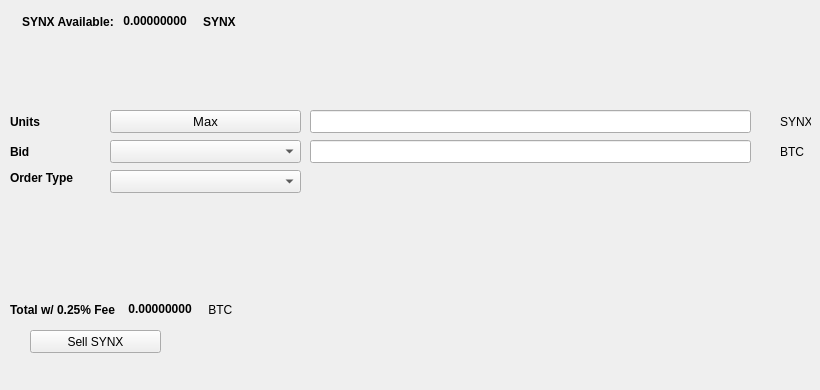
   <widget class="QWidget" name="SellTab">
    <attribute name="title">
     <string>Sell</string>
    </attribute>
    <widget class="QLabel" name="label_16">
     <property name="geometry">
      <rect>
       <x>780</x>
       <y>140</y>
       <width>31</width>
       <height>23</height>
      </rect>
     </property>
     <property name="text">
      <string>BTC</string>
     </property>
    </widget>
    <widget class="QComboBox" name="SellBidcomboBox">
     <property name="geometry">
      <rect>
       <x>110</x>
       <y>140</y>
       <width>191</width>
       <height>23</height>
      </rect>
     </property>
     <property name="font">
      <font>
       <pointsize>10</pointsize>
      </font>
     </property>
    </widget>
    <widget class="QLabel" name="label_18">
     <property name="geometry">
      <rect>
       <x>10</x>
       <y>110</y>
       <width>46</width>
       <height>23</height>
      </rect>
     </property>
     <property name="font">
      <font>
       <weight>75</weight>
       <bold>true</bold>
      </font>
     </property>
     <property name="text">
      <string>Units</string>
     </property>
    </widget>
    <widget class="QPushButton" name="Sell_Max_Amount">
     <property name="geometry">
      <rect>
       <x>110</x>
       <y>110</y>
       <width>191</width>
       <height>23</height>
      </rect>
     </property>
     <property name="font">
      <font>
       <pointsize>10</pointsize>
      </font>
     </property>
     <property name="text">
      <string>Max</string>
     </property>
    </widget>
    <widget class="QLabel" name="label_20">
     <property name="geometry">
      <rect>
       <x>10</x>
       <y>170</y>
       <width>91</width>
       <height>16</height>
      </rect>
     </property>
     <property name="font">
      <font>
       <weight>75</weight>
       <bold>true</bold>
      </font>
     </property>
     <property name="text">
      <string>Order Type</string>
     </property>
    </widget>
    <widget class="QComboBox" name="SellOrdertypeCombo">
     <property name="geometry">
      <rect>
       <x>110</x>
       <y>170</y>
       <width>191</width>
       <height>23</height>
      </rect>
     </property>
     <property name="font">
      <font>
       <pointsize>10</pointsize>
      </font>
     </property>
    </widget>
    <widget class="QLabel" name="label_21">
     <property name="geometry">
      <rect>
       <x>10</x>
       <y>140</y>
       <width>46</width>
       <height>23</height>
      </rect>
     </property>
     <property name="font">
      <font>
       <weight>75</weight>
       <bold>true</bold>
      </font>
     </property>
     <property name="text">
      <string>Bid</string>
     </property>
    </widget>
    <widget class="QLabel" name="label_22">
     <property name="geometry">
      <rect>
       <x>780</x>
       <y>110</y>
       <width>31</width>
       <height>23</height>
      </rect>
     </property>
     <property name="text">
      <string>SYNX</string>
     </property>
    </widget>
    <widget class="QLineEdit" name="UnitsInputSYNX">
     <property name="geometry">
      <rect>
       <x>310</x>
       <y>110</y>
       <width>441</width>
       <height>23</height>
      </rect>
     </property>
     <property name="font">
      <font>
       <pointsize>9</pointsize>
       <weight>75</weight>
       <bold>true</bold>
      </font>
     </property>
    </widget>
    <widget class="QLineEdit" name="SellBidPriceEdit">
     <property name="geometry">
      <rect>
       <x>310</x>
       <y>140</y>
       <width>441</width>
       <height>23</height>
      </rect>
     </property>
     <property name="font">
      <font>
       <pointsize>9</pointsize>
       <weight>75</weight>
       <bold>true</bold>
      </font>
     </property>
    </widget>
    <widget class="QPushButton" name="SellSYNXBTN">
     <property name="geometry">
      <rect>
       <x>30</x>
       <y>330</y>
       <width>131</width>
       <height>23</height>
      </rect>
     </property>
     <property name="text">
      <string>Sell SYNX</string>
     </property>
     <property name="icon">
      <iconset resource="../walle">
       <normaloff>:/icons/bitcoin</normaloff>:/icons/bitcoin</iconset>
     </property>
    </widget>
    <widget class="QWidget" name="layoutWidget3">
     <property name="geometry">
      <rect>
       <x>22</x>
       <y>12</y>
       <width>258</width>
       <height>19</height>
      </rect>
     </property>
     <layout class="QHBoxLayout" name="horizontalLayout">
      <item>
       <widget class="QLabel" name="label232_2">
        <property name="font">
         <font>
          <weight>75</weight>
          <bold>true</bold>
         </font>
        </property>
        <property name="text">
         <string>SYNX Available:</string>
        </property>
       </widget>
      </item>
      <item>
       <widget class="QLabel" name="SYNXAvailableLabel">
        <property name="palette">
         <palette>
          <active>
           <colorrole role="WindowText">
            <brush brushstyle="SolidPattern">
             <color alpha="255">
              <red>0</red>
              <green>0</green>
              <blue>0</blue>
             </color>
            </brush>
           </colorrole>
           <colorrole role="Button">
            <brush brushstyle="SolidPattern">
             <color alpha="255">
              <red>0</red>
              <green>170</green>
              <blue>0</blue>
             </color>
            </brush>
           </colorrole>
           <colorrole role="Light">
            <brush brushstyle="SolidPattern">
             <color alpha="255">
              <red>0</red>
              <green>255</green>
              <blue>0</blue>
             </color>
            </brush>
           </colorrole>
           <colorrole role="Midlight">
            <brush brushstyle="SolidPattern">
             <color alpha="255">
              <red>0</red>
              <green>212</green>
              <blue>0</blue>
             </color>
            </brush>
           </colorrole>
           <colorrole role="Dark">
            <brush brushstyle="SolidPattern">
             <color alpha="255">
              <red>0</red>
              <green>85</green>
              <blue>0</blue>
             </color>
            </brush>
           </colorrole>
           <colorrole role="Mid">
            <brush brushstyle="SolidPattern">
             <color alpha="255">
              <red>0</red>
              <green>113</green>
              <blue>0</blue>
             </color>
            </brush>
           </colorrole>
           <colorrole role="Text">
            <brush brushstyle="SolidPattern">
             <color alpha="255">
              <red>0</red>
              <green>170</green>
              <blue>0</blue>
             </color>
            </brush>
           </colorrole>
           <colorrole role="BrightText">
            <brush brushstyle="SolidPattern">
             <color alpha="255">
              <red>255</red>
              <green>255</green>
              <blue>255</blue>
             </color>
            </brush>
           </colorrole>
           <colorrole role="ButtonText">
            <brush brushstyle="SolidPattern">
             <color alpha="255">
              <red>0</red>
              <green>0</green>
              <blue>0</blue>
             </color>
            </brush>
           </colorrole>
           <colorrole role="Base">
            <brush brushstyle="SolidPattern">
             <color alpha="255">
              <red>255</red>
              <green>255</green>
              <blue>255</blue>
             </color>
            </brush>
           </colorrole>
           <colorrole role="Window">
            <brush brushstyle="SolidPattern">
             <color alpha="255">
              <red>0</red>
              <green>170</green>
              <blue>0</blue>
             </color>
            </brush>
           </colorrole>
           <colorrole role="Shadow">
            <brush brushstyle="SolidPattern">
             <color alpha="255">
              <red>0</red>
              <green>0</green>
              <blue>0</blue>
             </color>
            </brush>
           </colorrole>
           <colorrole role="AlternateBase">
            <brush brushstyle="SolidPattern">
             <color alpha="255">
              <red>127</red>
              <green>212</green>
              <blue>127</blue>
             </color>
            </brush>
           </colorrole>
           <colorrole role="ToolTipBase">
            <brush brushstyle="SolidPattern">
             <color alpha="255">
              <red>255</red>
              <green>255</green>
              <blue>220</blue>
             </color>
            </brush>
           </colorrole>
           <colorrole role="ToolTipText">
            <brush brushstyle="SolidPattern">
             <color alpha="255">
              <red>0</red>
              <green>0</green>
              <blue>0</blue>
             </color>
            </brush>
           </colorrole>
          </active>
          <inactive>
           <colorrole role="WindowText">
            <brush brushstyle="SolidPattern">
             <color alpha="255">
              <red>0</red>
              <green>0</green>
              <blue>0</blue>
             </color>
            </brush>
           </colorrole>
           <colorrole role="Button">
            <brush brushstyle="SolidPattern">
             <color alpha="255">
              <red>0</red>
              <green>170</green>
              <blue>0</blue>
             </color>
            </brush>
           </colorrole>
           <colorrole role="Light">
            <brush brushstyle="SolidPattern">
             <color alpha="255">
              <red>0</red>
              <green>255</green>
              <blue>0</blue>
             </color>
            </brush>
           </colorrole>
           <colorrole role="Midlight">
            <brush brushstyle="SolidPattern">
             <color alpha="255">
              <red>0</red>
              <green>212</green>
              <blue>0</blue>
             </color>
            </brush>
           </colorrole>
           <colorrole role="Dark">
            <brush brushstyle="SolidPattern">
             <color alpha="255">
              <red>0</red>
              <green>85</green>
              <blue>0</blue>
             </color>
            </brush>
           </colorrole>
           <colorrole role="Mid">
            <brush brushstyle="SolidPattern">
             <color alpha="255">
              <red>0</red>
              <green>113</green>
              <blue>0</blue>
             </color>
            </brush>
           </colorrole>
           <colorrole role="Text">
            <brush brushstyle="SolidPattern">
             <color alpha="255">
              <red>0</red>
              <green>170</green>
              <blue>0</blue>
             </color>
            </brush>
           </colorrole>
           <colorrole role="BrightText">
            <brush brushstyle="SolidPattern">
             <color alpha="255">
              <red>255</red>
              <green>255</green>
              <blue>255</blue>
             </color>
            </brush>
           </colorrole>
           <colorrole role="ButtonText">
            <brush brushstyle="SolidPattern">
             <color alpha="255">
              <red>0</red>
              <green>0</green>
              <blue>0</blue>
             </color>
            </brush>
           </colorrole>
           <colorrole role="Base">
            <brush brushstyle="SolidPattern">
             <color alpha="255">
              <red>255</red>
              <green>255</green>
              <blue>255</blue>
             </color>
            </brush>
           </colorrole>
           <colorrole role="Window">
            <brush brushstyle="SolidPattern">
             <color alpha="255">
              <red>0</red>
              <green>170</green>
              <blue>0</blue>
             </color>
            </brush>
           </colorrole>
           <colorrole role="Shadow">
            <brush brushstyle="SolidPattern">
             <color alpha="255">
              <red>0</red>
              <green>0</green>
              <blue>0</blue>
             </color>
            </brush>
           </colorrole>
           <colorrole role="AlternateBase">
            <brush brushstyle="SolidPattern">
             <color alpha="255">
              <red>127</red>
              <green>212</green>
              <blue>127</blue>
             </color>
            </brush>
           </colorrole>
           <colorrole role="ToolTipBase">
            <brush brushstyle="SolidPattern">
             <color alpha="255">
              <red>255</red>
              <green>255</green>
              <blue>220</blue>
             </color>
            </brush>
           </colorrole>
           <colorrole role="ToolTipText">
            <brush brushstyle="SolidPattern">
             <color alpha="255">
              <red>0</red>
              <green>0</green>
              <blue>0</blue>
             </color>
            </brush>
           </colorrole>
          </inactive>
          <disabled>
           <colorrole role="WindowText">
            <brush brushstyle="SolidPattern">
             <color alpha="255">
              <red>0</red>
              <green>85</green>
              <blue>0</blue>
             </color>
            </brush>
           </colorrole>
           <colorrole role="Button">
            <brush brushstyle="SolidPattern">
             <color alpha="255">
              <red>0</red>
              <green>170</green>
              <blue>0</blue>
             </color>
            </brush>
           </colorrole>
           <colorrole role="Light">
            <brush brushstyle="SolidPattern">
             <color alpha="255">
              <red>0</red>
              <green>255</green>
              <blue>0</blue>
             </color>
            </brush>
           </colorrole>
           <colorrole role="Midlight">
            <brush brushstyle="SolidPattern">
             <color alpha="255">
              <red>0</red>
              <green>212</green>
              <blue>0</blue>
             </color>
            </brush>
           </colorrole>
           <colorrole role="Dark">
            <brush brushstyle="SolidPattern">
             <color alpha="255">
              <red>0</red>
              <green>85</green>
              <blue>0</blue>
             </color>
            </brush>
           </colorrole>
           <colorrole role="Mid">
            <brush brushstyle="SolidPattern">
             <color alpha="255">
              <red>0</red>
              <green>113</green>
              <blue>0</blue>
             </color>
            </brush>
           </colorrole>
           <colorrole role="Text">
            <brush brushstyle="SolidPattern">
             <color alpha="255">
              <red>0</red>
              <green>85</green>
              <blue>0</blue>
             </color>
            </brush>
           </colorrole>
           <colorrole role="BrightText">
            <brush brushstyle="SolidPattern">
             <color alpha="255">
              <red>255</red>
              <green>255</green>
              <blue>255</blue>
             </color>
            </brush>
           </colorrole>
           <colorrole role="ButtonText">
            <brush brushstyle="SolidPattern">
             <color alpha="255">
              <red>0</red>
              <green>85</green>
              <blue>0</blue>
             </color>
            </brush>
           </colorrole>
           <colorrole role="Base">
            <brush brushstyle="SolidPattern">
             <color alpha="255">
              <red>0</red>
              <green>170</green>
              <blue>0</blue>
             </color>
            </brush>
           </colorrole>
           <colorrole role="Window">
            <brush brushstyle="SolidPattern">
             <color alpha="255">
              <red>0</red>
              <green>170</green>
              <blue>0</blue>
             </color>
            </brush>
           </colorrole>
           <colorrole role="Shadow">
            <brush brushstyle="SolidPattern">
             <color alpha="255">
              <red>0</red>
              <green>0</green>
              <blue>0</blue>
             </color>
            </brush>
           </colorrole>
           <colorrole role="AlternateBase">
            <brush brushstyle="SolidPattern">
             <color alpha="255">
              <red>0</red>
              <green>170</green>
              <blue>0</blue>
             </color>
            </brush>
           </colorrole>
           <colorrole role="ToolTipBase">
            <brush brushstyle="SolidPattern">
             <color alpha="255">
              <red>255</red>
              <green>255</green>
              <blue>220</blue>
             </color>
            </brush>
           </colorrole>
           <colorrole role="ToolTipText">
            <brush brushstyle="SolidPattern">
             <color alpha="255">
              <red>0</red>
              <green>0</green>
              <blue>0</blue>
             </color>
            </brush>
           </colorrole>
          </disabled>
         </palette>
        </property>
        <property name="font">
         <font>
          <weight>75</weight>
          <bold>true</bold>
         </font>
        </property>
        <property name="text">
         <string> 0.00000000 </string>
        </property>
        <property name="textInteractionFlags">
         <set>Qt::LinksAccessibleByMouse|Qt::TextSelectableByKeyboard|Qt::TextSelectableByMouse</set>
        </property>
       </widget>
      </item>
      <item>
       <widget class="QLabel" name="labelSYNX">
        <property name="font">
         <font>
          <weight>75</weight>
          <bold>true</bold>
         </font>
        </property>
        <property name="text">
         <string>SYNX</string>
        </property>
       </widget>
      </item>
     </layout>
    </widget>
    <widget class="QWidget" name="layoutWidget">
     <property name="geometry">
      <rect>
       <x>10</x>
       <y>300</y>
       <width>268</width>
       <height>19</height>
      </rect>
     </property>
     <layout class="QHBoxLayout" name="horizontalLayout_2">
      <item>
       <widget class="QLabel" name="label_19">
        <property name="font">
         <font>
          <weight>75</weight>
          <bold>true</bold>
         </font>
        </property>
        <property name="text">
         <string>Total w/ 0.25% Fee </string>
        </property>
       </widget>
      </item>
      <item>
       <widget class="QLabel" name="SellCostLabel">
        <property name="palette">
         <palette>
          <active>
           <colorrole role="WindowText">
            <brush brushstyle="SolidPattern">
             <color alpha="255">
              <red>0</red>
              <green>0</green>
              <blue>0</blue>
             </color>
            </brush>
           </colorrole>
           <colorrole role="Button">
            <brush brushstyle="SolidPattern">
             <color alpha="255">
              <red>0</red>
              <green>170</green>
              <blue>0</blue>
             </color>
            </brush>
           </colorrole>
           <colorrole role="Light">
            <brush brushstyle="SolidPattern">
             <color alpha="255">
              <red>0</red>
              <green>255</green>
              <blue>0</blue>
             </color>
            </brush>
           </colorrole>
           <colorrole role="Midlight">
            <brush brushstyle="SolidPattern">
             <color alpha="255">
              <red>0</red>
              <green>212</green>
              <blue>0</blue>
             </color>
            </brush>
           </colorrole>
           <colorrole role="Dark">
            <brush brushstyle="SolidPattern">
             <color alpha="255">
              <red>0</red>
              <green>85</green>
              <blue>0</blue>
             </color>
            </brush>
           </colorrole>
           <colorrole role="Mid">
            <brush brushstyle="SolidPattern">
             <color alpha="255">
              <red>0</red>
              <green>113</green>
              <blue>0</blue>
             </color>
            </brush>
           </colorrole>
           <colorrole role="Text">
            <brush brushstyle="SolidPattern">
             <color alpha="255">
              <red>0</red>
              <green>170</green>
              <blue>0</blue>
             </color>
            </brush>
           </colorrole>
           <colorrole role="BrightText">
            <brush brushstyle="SolidPattern">
             <color alpha="255">
              <red>255</red>
              <green>255</green>
              <blue>255</blue>
             </color>
            </brush>
           </colorrole>
           <colorrole role="ButtonText">
            <brush brushstyle="SolidPattern">
             <color alpha="255">
              <red>0</red>
              <green>0</green>
              <blue>0</blue>
             </color>
            </brush>
           </colorrole>
           <colorrole role="Base">
            <brush brushstyle="SolidPattern">
             <color alpha="255">
              <red>255</red>
              <green>255</green>
              <blue>255</blue>
             </color>
            </brush>
           </colorrole>
           <colorrole role="Window">
            <brush brushstyle="SolidPattern">
             <color alpha="255">
              <red>0</red>
              <green>170</green>
              <blue>0</blue>
             </color>
            </brush>
           </colorrole>
           <colorrole role="Shadow">
            <brush brushstyle="SolidPattern">
             <color alpha="255">
              <red>0</red>
              <green>0</green>
              <blue>0</blue>
             </color>
            </brush>
           </colorrole>
           <colorrole role="AlternateBase">
            <brush brushstyle="SolidPattern">
             <color alpha="255">
              <red>127</red>
              <green>212</green>
              <blue>127</blue>
             </color>
            </brush>
           </colorrole>
           <colorrole role="ToolTipBase">
            <brush brushstyle="SolidPattern">
             <color alpha="255">
              <red>255</red>
              <green>255</green>
              <blue>220</blue>
             </color>
            </brush>
           </colorrole>
           <colorrole role="ToolTipText">
            <brush brushstyle="SolidPattern">
             <color alpha="255">
              <red>0</red>
              <green>0</green>
              <blue>0</blue>
             </color>
            </brush>
           </colorrole>
          </active>
          <inactive>
           <colorrole role="WindowText">
            <brush brushstyle="SolidPattern">
             <color alpha="255">
              <red>0</red>
              <green>0</green>
              <blue>0</blue>
             </color>
            </brush>
           </colorrole>
           <colorrole role="Button">
            <brush brushstyle="SolidPattern">
             <color alpha="255">
              <red>0</red>
              <green>170</green>
              <blue>0</blue>
             </color>
            </brush>
           </colorrole>
           <colorrole role="Light">
            <brush brushstyle="SolidPattern">
             <color alpha="255">
              <red>0</red>
              <green>255</green>
              <blue>0</blue>
             </color>
            </brush>
           </colorrole>
           <colorrole role="Midlight">
            <brush brushstyle="SolidPattern">
             <color alpha="255">
              <red>0</red>
              <green>212</green>
              <blue>0</blue>
             </color>
            </brush>
           </colorrole>
           <colorrole role="Dark">
            <brush brushstyle="SolidPattern">
             <color alpha="255">
              <red>0</red>
              <green>85</green>
              <blue>0</blue>
             </color>
            </brush>
           </colorrole>
           <colorrole role="Mid">
            <brush brushstyle="SolidPattern">
             <color alpha="255">
              <red>0</red>
              <green>113</green>
              <blue>0</blue>
             </color>
            </brush>
           </colorrole>
           <colorrole role="Text">
            <brush brushstyle="SolidPattern">
             <color alpha="255">
              <red>0</red>
              <green>170</green>
              <blue>0</blue>
             </color>
            </brush>
           </colorrole>
           <colorrole role="BrightText">
            <brush brushstyle="SolidPattern">
             <color alpha="255">
              <red>255</red>
              <green>255</green>
              <blue>255</blue>
             </color>
            </brush>
           </colorrole>
           <colorrole role="ButtonText">
            <brush brushstyle="SolidPattern">
             <color alpha="255">
              <red>0</red>
              <green>0</green>
              <blue>0</blue>
             </color>
            </brush>
           </colorrole>
           <colorrole role="Base">
            <brush brushstyle="SolidPattern">
             <color alpha="255">
              <red>255</red>
              <green>255</green>
              <blue>255</blue>
             </color>
            </brush>
           </colorrole>
           <colorrole role="Window">
            <brush brushstyle="SolidPattern">
             <color alpha="255">
              <red>0</red>
              <green>170</green>
              <blue>0</blue>
             </color>
            </brush>
           </colorrole>
           <colorrole role="Shadow">
            <brush brushstyle="SolidPattern">
             <color alpha="255">
              <red>0</red>
              <green>0</green>
              <blue>0</blue>
             </color>
            </brush>
           </colorrole>
           <colorrole role="AlternateBase">
            <brush brushstyle="SolidPattern">
             <color alpha="255">
              <red>127</red>
              <green>212</green>
              <blue>127</blue>
             </color>
            </brush>
           </colorrole>
           <colorrole role="ToolTipBase">
            <brush brushstyle="SolidPattern">
             <color alpha="255">
              <red>255</red>
              <green>255</green>
              <blue>220</blue>
             </color>
            </brush>
           </colorrole>
           <colorrole role="ToolTipText">
            <brush brushstyle="SolidPattern">
             <color alpha="255">
              <red>0</red>
              <green>0</green>
              <blue>0</blue>
             </color>
            </brush>
           </colorrole>
          </inactive>
          <disabled>
           <colorrole role="WindowText">
            <brush brushstyle="SolidPattern">
             <color alpha="255">
              <red>0</red>
              <green>85</green>
              <blue>0</blue>
             </color>
            </brush>
           </colorrole>
           <colorrole role="Button">
            <brush brushstyle="SolidPattern">
             <color alpha="255">
              <red>0</red>
              <green>170</green>
              <blue>0</blue>
             </color>
            </brush>
           </colorrole>
           <colorrole role="Light">
            <brush brushstyle="SolidPattern">
             <color alpha="255">
              <red>0</red>
              <green>255</green>
              <blue>0</blue>
             </color>
            </brush>
           </colorrole>
           <colorrole role="Midlight">
            <brush brushstyle="SolidPattern">
             <color alpha="255">
              <red>0</red>
              <green>212</green>
              <blue>0</blue>
             </color>
            </brush>
           </colorrole>
           <colorrole role="Dark">
            <brush brushstyle="SolidPattern">
             <color alpha="255">
              <red>0</red>
              <green>85</green>
              <blue>0</blue>
             </color>
            </brush>
           </colorrole>
           <colorrole role="Mid">
            <brush brushstyle="SolidPattern">
             <color alpha="255">
              <red>0</red>
              <green>113</green>
              <blue>0</blue>
             </color>
            </brush>
           </colorrole>
           <colorrole role="Text">
            <brush brushstyle="SolidPattern">
             <color alpha="255">
              <red>0</red>
              <green>85</green>
              <blue>0</blue>
             </color>
            </brush>
           </colorrole>
           <colorrole role="BrightText">
            <brush brushstyle="SolidPattern">
             <color alpha="255">
              <red>255</red>
              <green>255</green>
              <blue>255</blue>
             </color>
            </brush>
           </colorrole>
           <colorrole role="ButtonText">
            <brush brushstyle="SolidPattern">
             <color alpha="255">
              <red>0</red>
              <green>85</green>
              <blue>0</blue>
             </color>
            </brush>
           </colorrole>
           <colorrole role="Base">
            <brush brushstyle="SolidPattern">
             <color alpha="255">
              <red>0</red>
              <green>170</green>
              <blue>0</blue>
             </color>
            </brush>
           </colorrole>
           <colorrole role="Window">
            <brush brushstyle="SolidPattern">
             <color alpha="255">
              <red>0</red>
              <green>170</green>
              <blue>0</blue>
             </color>
            </brush>
           </colorrole>
           <colorrole role="Shadow">
            <brush brushstyle="SolidPattern">
             <color alpha="255">
              <red>0</red>
              <green>0</green>
              <blue>0</blue>
             </color>
            </brush>
           </colorrole>
           <colorrole role="AlternateBase">
            <brush brushstyle="SolidPattern">
             <color alpha="255">
              <red>0</red>
              <green>170</green>
              <blue>0</blue>
             </color>
            </brush>
           </colorrole>
           <colorrole role="ToolTipBase">
            <brush brushstyle="SolidPattern">
             <color alpha="255">
              <red>255</red>
              <green>255</green>
              <blue>220</blue>
             </color>
            </brush>
           </colorrole>
           <colorrole role="ToolTipText">
            <brush brushstyle="SolidPattern">
             <color alpha="255">
              <red>0</red>
              <green>0</green>
              <blue>0</blue>
             </color>
            </brush>
           </colorrole>
          </disabled>
         </palette>
        </property>
        <property name="font">
         <font>
          <weight>75</weight>
          <bold>true</bold>
         </font>
        </property>
        <property name="autoFillBackground">
         <bool>false</bool>
        </property>
        <property name="text">
         <string> 0.00000000</string>
        </property>
        <property name="textInteractionFlags">
         <set>Qt::LinksAccessibleByMouse|Qt::TextSelectableByMouse</set>
        </property>
       </widget>
      </item>
      <item>
       <widget class="QLabel" name="label_17">
        <property name="font">
         <font>
          <weight>50</weight>
          <bold>false</bold>
         </font>
        </property>
        <property name="text">
         <string> BTC</string>
        </property>
       </widget>
      </item>
     </layout>
    </widget>
    <widget class="QLabel" name="label_23">
     <property name="geometry">
      <rect>
       <x>460</x>
       <y>300</y>
       <width>281</width>
       <height>81</height>
      </rect>
     </property>
     <property name="text">
      <string/>
     </property>
     <property name="pixmap">
      <pixmap>:/images/bittrex</pixmap>
     </property>
    </widget>
   </widget>
